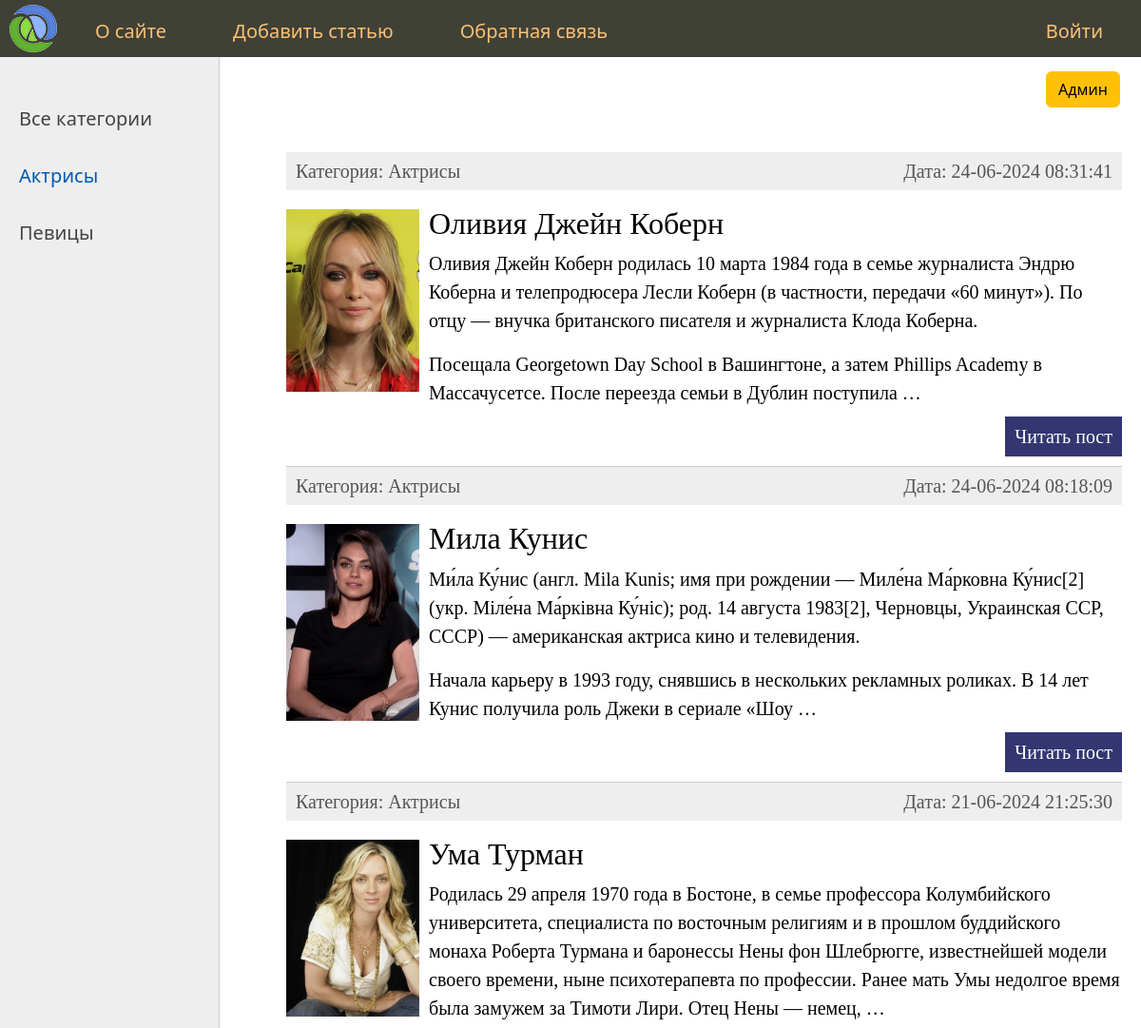
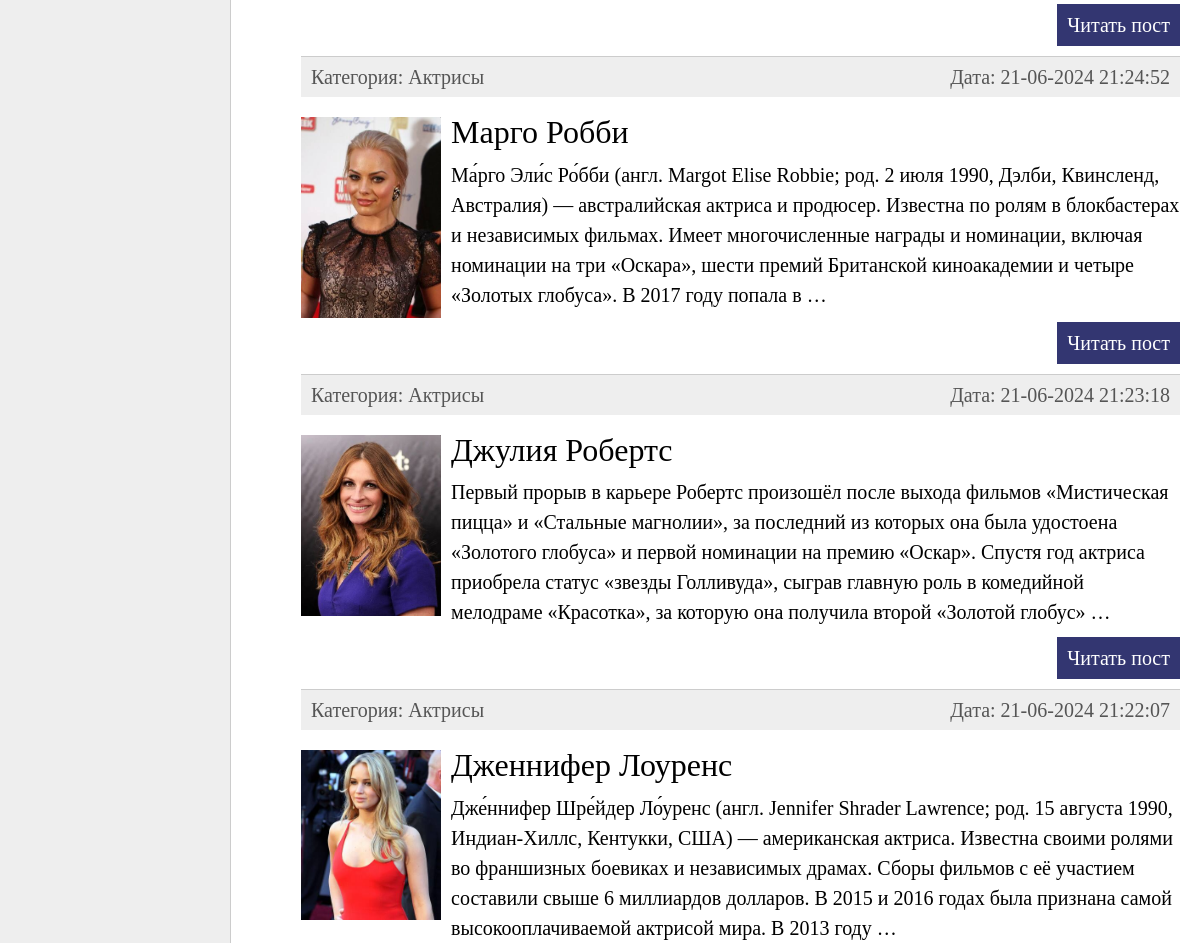
The page /category/aktrisy/ (upper part) on the database as committed earlier (2 pictures, top to bottom).
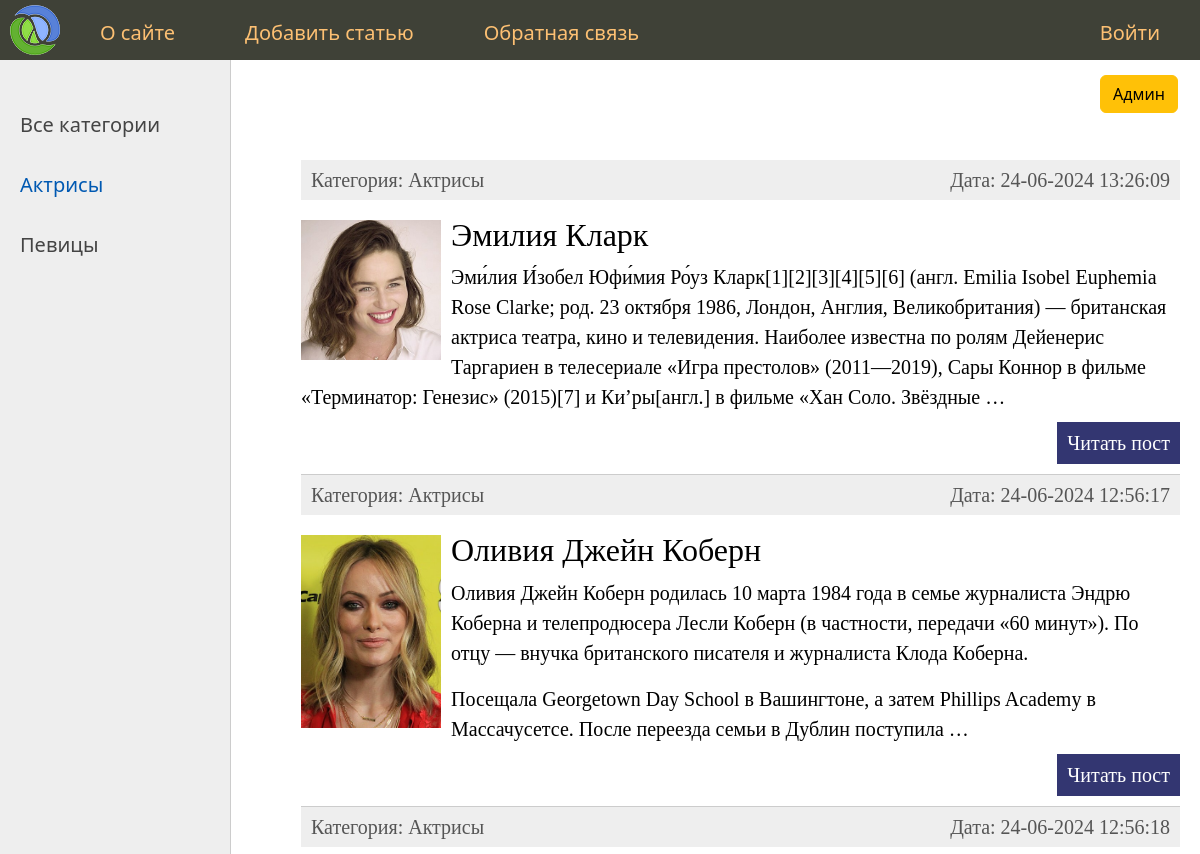
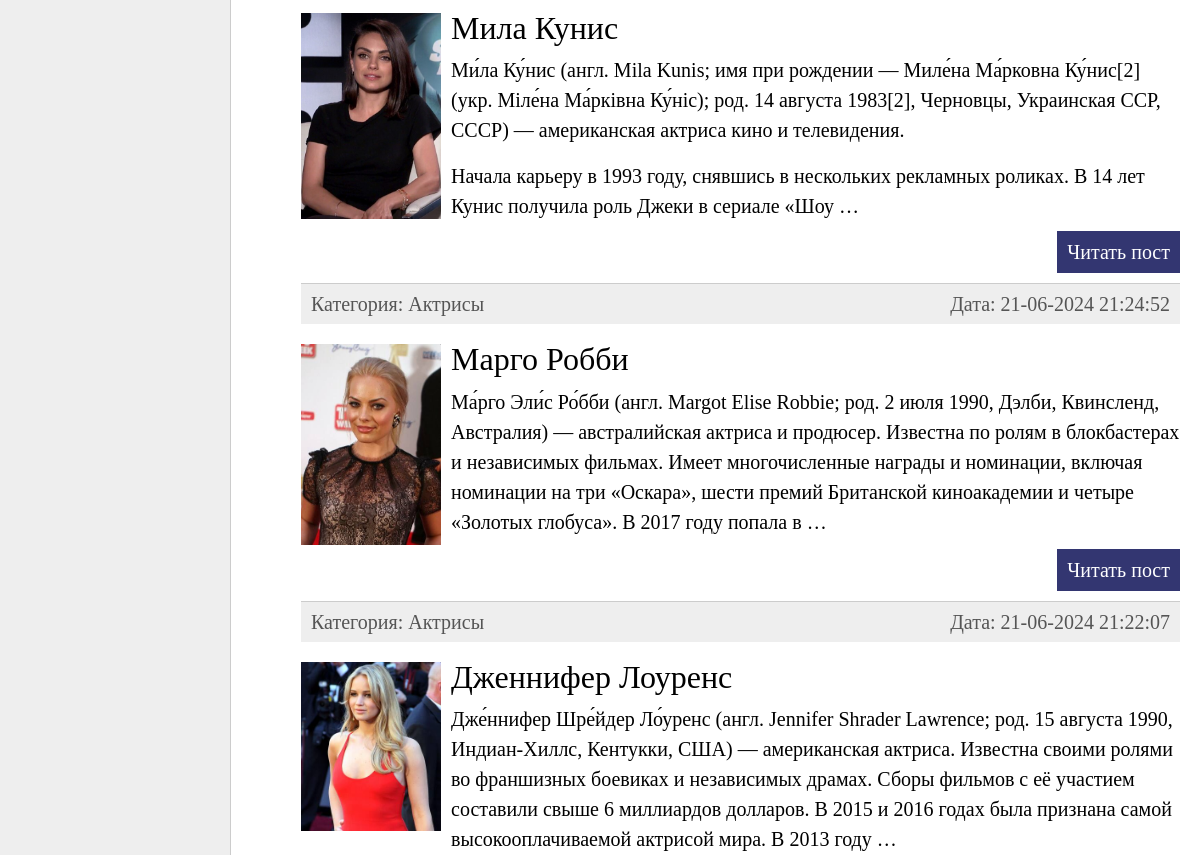
The same page on the database as committed later (2 pictures, top to bottom).
### women/models.py (models this page shows, shortened)
class Category(models.Model):
    name = models.CharField(
        max_length=100, db_index=True, verbose_name="Категория")
    slug = models.SlugField(max_length=100, unique=True,
                            db_index=True, verbose_name="URL")
    def __str__(self):
        return self.name
    def get_absolute_url(self):
        return reverse('category', kwargs={'cat_slug': self.slug})
    class Meta:
        verbose_name = "Категория"
        verbose_name_plural = "Категории"
        ordering = ['name']

class Women(models.Model):
    title = models.CharField(max_length=255, verbose_name="Заголовок")
    slug = models.SlugField(max_length=255, unique=True,
                            db_index=True, verbose_name="URL")
    content = models.TextField(blank=True, verbose_name="Текст статьи")
    photo = models.ImageField(upload_to='photos/', verbose_name="Фото")
    time_create = models.DateTimeField(
        auto_now_add=True, verbose_name="Время создания")
    time_update = models.DateTimeField(
        auto_now=True, verbose_name="Время изменения")
    is_published = models.BooleanField(default=True, verbose_name="Публикация")
    cat = models.ForeignKey(
        'Category', on_delete=models.PROTECT, null=True, verbose_name="Категория")
    def get_absolute_url(self):
        return reverse('post', kwargs={'post_slug': self.slug})
    class Meta:
        verbose_name = "Известные женщины"
        verbose_name_plural = "Известные женщины"
        ordering = ['-time_create', 'title']

### women/views.py (the view)
# urls.py: path('category/<slug:cat_slug>/', WomenCategory.as_view(), name='category'),
class WomenCategory(ListView):
    model = Women
    template_name = 'women/index.html'
    context_object_name = 'posts'
    allow_empty = False
    def get_context_data(self, **kwargs: Any) -> dict[str, Any]:
        context = super().get_context_data(**kwargs)
        context['menu'] = menu
        context['cats'] = Category.objects.all()
        context['selected_cat'] = context['posts'][0].cat_id
        context['title'] = 'Категория - ' + str(context['posts'][0].cat)
        return context
    def get_queryset(self) -> QuerySet[Any]:
        return Women.objects.filter(cat__slug=self.kwargs['cat_slug'], is_published=True)

### women/templates/women/index.html (shortened to what this page needs)
{% extends 'women/base.html' %}
{% block content %}
<ul class="list-articles">
	{% for p in posts %}
	<li>
		<div class="article-panel">
			<p class="first">Категория: {{p.cat}}</p>
			<p class="last">Дата: {{p.time_update|date:"d-m-Y H:i:s"}}</p>
		</div>
		{% if p.photo %}
		<p><img class="img-article-left thumb" src="{{p.photo.url}}" /></p>
		{% endif %}
		<h2>{{p.title}}</h2>
		{% autoescape on %}
		{{p.content|linebreaks|truncatewords:50}}
		{% endautoescape %}
		<p class="link-read-post">
			<a href="{{ p.get_absolute_url }}">Читать пост</a>
		</p>
	</li>
	{% endfor %}
</ul>
{% endblock %}

### women/templates/women/base.html (shortened to what this page needs)
{% load static %}
<!DOCTYPE html>
<html>
	<head>
		<link
			type="text/css"
			href="{% static 'women/css/styles.css' %}"
			rel="stylesheet"
		/>
		<link
			rel="stylesheet"
			href="https://cdn.jsdelivr.net/npm/bootstrap@5.3.2/dist/css/bootstrap.min.css"
		/>
	</head>
	<body>
		<table class="table-page" border="0" cellpadding="0" cellspacing="0">
			<tr>
				<td valign="top">
					{% block mainmenu %}
					<div class="header">
						<ul id="mainmenu" class="mainmenu">
							<li class="logo">
								<a href="{% url 'index' %}"><div class="logo"></div></a>
							</li>
							{% for m in menu %}
							{% if not forloop.last %}
							<li><a href="{% url m.url_name %}">{{m.title}}</a></li>
							{% else %}
							<li class="last">
								<a href="{% url m.url_name %}">{{m.title}}</a>
							</li>
							{% endif %}
							{% endfor %}
						</ul>
						<a class="btn_warning" href="http://127.0.0.1:8000/admin/"
							><button class="btn btn-warning">Админ</button></a
						>
					</div>
					{% endblock mainmenu %}
					<table
						class="table-content"
						border="0"
						cellpadding="0"
						cellspacing="0"
					>
						<tr>
							<td valign="top" class="left-chapters">
								<ul id="leftchapters">
									{% if selected_cat == 0 %}
									<li class="selected">Все категории</li>
									{% else %}
									<li>
										<a href="{% url 'index' %}">Все категории</a>
									</li>
									{% endif %}
									{% for cat in cats %}
									{% if selected_cat == cat.pk %}
									<li class="selected">{{cat.name}}</li>
									{% else %}
									<li>
										<a href="{{cat.get_absolute_url}}">{{cat.name}}</a>
									</li>
									{% endif %}
									{% endfor %}
								</ul>
							</td>
							<td valign="top" class="content">
								<div class="content-text">
									{% block content %} {% endblock %}
								</div>
							</td>
						</tr>
					</table>
				</td>
			</tr>
		</table>
	</body>
</html>

Rows that differ between the two databases and show on the page:
no longer on this page (row edited): Women: cat "Актрисы", time_update "21-06-2024 21:25:30", photo (picture), title "Ума Турман", content "Родилась 29 апреля 1970 года в Бостоне, в семье профессора Колумбийского университета, специалиста по восточным религиям и в прошлом буддийского монаха Роберта Турмана и баронессы Нены фон Шлебрюгге, известнейшей модели своего времени, ныне психотерапевта по профессии. Ранее мать Умы недолгое время была замужем за Тимоти Лири. Отец Нены — немец, …"
no longer on this page (row edited): Women: cat "Актрисы", time_update "21-06-2024 21:23:18", photo (picture), title "Джулия Робертс", content "Первый прорыв в карьере Робертс произошёл после выхода фильмов «Мистическая пицца» и «Стальные магнолии», за последний из которых она была удостоена «Золотого глобуса» и первой номинации на премию «Оскар». Спустя год актриса приобрела статус «звезды Голливуда», сыграв главную роль в комедийной мелодраме «Красотка», за которую она получила второй «Золотой глобус» …"
added Women: cat "Актрисы", time_update "24-06-2024 13:26:09", photo (picture), title "Эмилия Кларк", content "Эми́лия И́зобел Юфи́мия Ро́уз Кларк[1][2][3][4][5][6] (англ. Emilia Isobel Euphemia Rose Clarke; род. 23 октября 1986, Лондон, Англия, Великобритания) — британская актриса театра, кино и телевидения. Наиболее известна по ролям Дейенерис Таргариен в телесериале «Игра престолов» (2011—2019), Сары Коннор в фильме «Терминатор: Генезис» (2015)[7] и Ки’ры[англ.] в фильме «Хан Соло. Звёздные …"
changed Women "Оливия Джейн Коберн": time_update "24-06-2024 08:31:41" → "24-06-2024 12:56:17"
changed Women "Мила Кунис": time_update "24-06-2024 08:18:09" → "24-06-2024 12:56:18"
